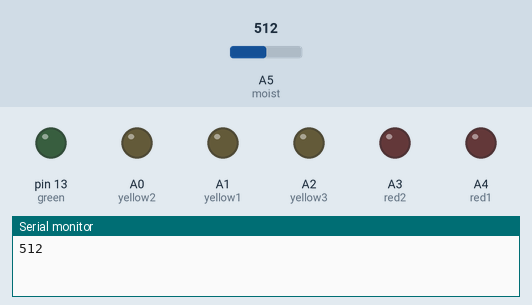
This sketch was run on a simulated Arduino Uno, built with avr-gcc and run on an emulated ATmega328P. Parts: output pins drawn as LEDs (lit = HIGH), the last lines printed to the serial monitor. Inputs (shaded band) come from the test bench; at power-on: A5 (moist) = 512.

Above: at 1.2 s.
1.3 s: A5 (moist) set to 306
At 3.2 s:
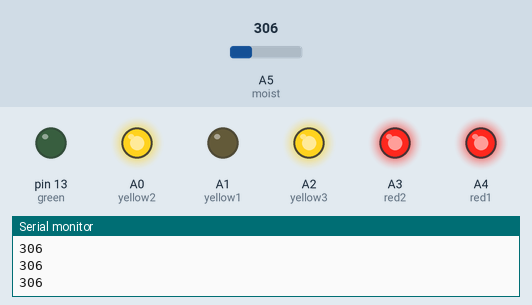
3.5 s: A5 (moist) set to 281
At 4.8 s:
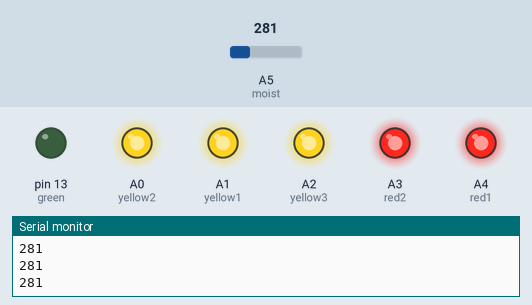
5.4 s: A5 (moist) set to 238
At 6.2 s:
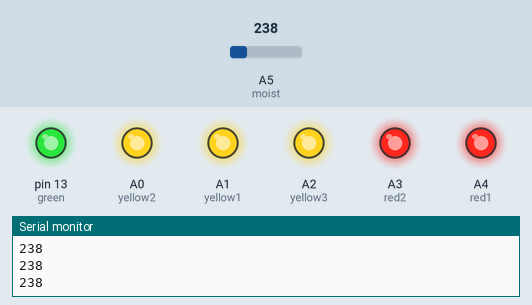
Timing chart, 0 to 8.4 s (numbered marks = the images above; inputs shaded):
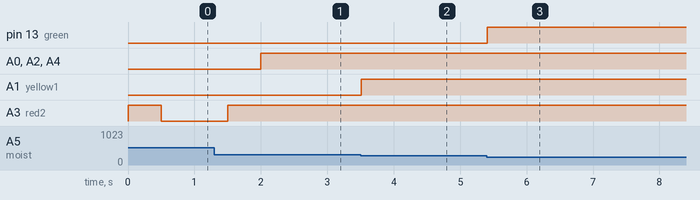

Measured:
- the behaviour switches between 299 and 298 on A5 (moist) (found by bisection; images 1 and 2)
- the behaviour switches between 251 and 250 on A5 (moist) (found by bisection; images 2 and 3)
- after the input at 1.3 s, A0 (yellow2), A2 (yellow3), A4 (red1): LOW → HIGH after 0.70 s; A3 (red2): goes on until 1.5 s, then stays HIGH
- after the input at 3.5 s, A1 (yellow1): LOW → HIGH at once
- after the input at 5.4 s, pin 13 (green): LOW → HIGH at once

The sketch:

soil_moisture_meter.ino
```cpp
// LED Pins
const int green = 13;
const int yellow1 = A1;
const int yellow2 = A0;
const int yellow3 = A2;
const int red1 = A4;
const int red2 = A3;

// Capacitative Soil Moisture Pin
const int moist = A5;

// Observed wet and dry values of this particular sensor
const int wet = 203;
const int dry = 495;

void setup() {

  Serial.begin(9600);

  pinMode(green, OUTPUT);
  pinMode(yellow1, OUTPUT);
  pinMode(yellow2, OUTPUT);
  pinMode(yellow3, OUTPUT);
  pinMode(red1, OUTPUT);
  pinMode(red2, OUTPUT);

  pinMode(moist, INPUT);
}

void loop() {

  // Read the soil moisture
  int soil = analogRead(moist);
  Serial.println(soil);

  // Create 6 'units' to signify the 6 LEDs
  int unit = (dry - wet)/6;

  // Turns combination of LEDs on based soil moisture readings
  if (soil < wet + unit) {
    digitalWrite(green, HIGH);
    digitalWrite(yellow1, HIGH);
    digitalWrite(yellow2, HIGH);
    digitalWrite(yellow3, HIGH);
    digitalWrite(red1, HIGH);
    digitalWrite(red2, HIGH);
  }
  if (wet + unit < soil && soil < wet + 2*unit) {
    digitalWrite(green, LOW);
    digitalWrite(yellow1, HIGH);
    digitalWrite(yellow2, HIGH);
    digitalWrite(yellow3, HIGH);
    digitalWrite(red1, HIGH);
    digitalWrite(red2, HIGH);
  }
  if (wet + 2*unit < soil && soil < wet + 3*unit) {
    digitalWrite(green, LOW);
    digitalWrite(yellow1, LOW);
    digitalWrite(yellow2, HIGH);
    digitalWrite(yellow3, HIGH);
    digitalWrite(red1, HIGH);
    digitalWrite(red2, HIGH);
  }
  if (wet + 3*unit < soil && soil < wet + 4*unit) {
    digitalWrite(green, LOW);
    digitalWrite(yellow1, LOW);
    digitalWrite(yellow2, LOW);
    digitalWrite(yellow3, HIGH);
    digitalWrite(red1, HIGH);
    digitalWrite(red2, HIGH);
  }
  if (wet + 4*unit < soil && soil < wet + 5*unit) {
    digitalWrite(green, LOW);
    digitalWrite(yellow1, LOW);
    digitalWrite(yellow2, LOW);
    digitalWrite(yellow3, LOW);
    digitalWrite(red1, HIGH);
    digitalWrite(red2, HIGH);
  }
  if (wet + 5*unit < soil) {
    digitalWrite(green, LOW);
    digitalWrite(yellow1, LOW);
    digitalWrite(yellow2, LOW);
    digitalWrite(yellow3, LOW);
    digitalWrite(red1, LOW);
    digitalWrite(red2, HIGH);

    // When soil is completely dry, blinks last LED red
    while (wet + 5*unit < soil) {
      soil = analogRead(moist);
      digitalWrite(red2, HIGH);
      delay(500);
      digitalWrite(red2, LOW);
      if (!(wet + 5*unit < soil)) {
        break;
      }
      delay(1000);
    }
  }
}
```
